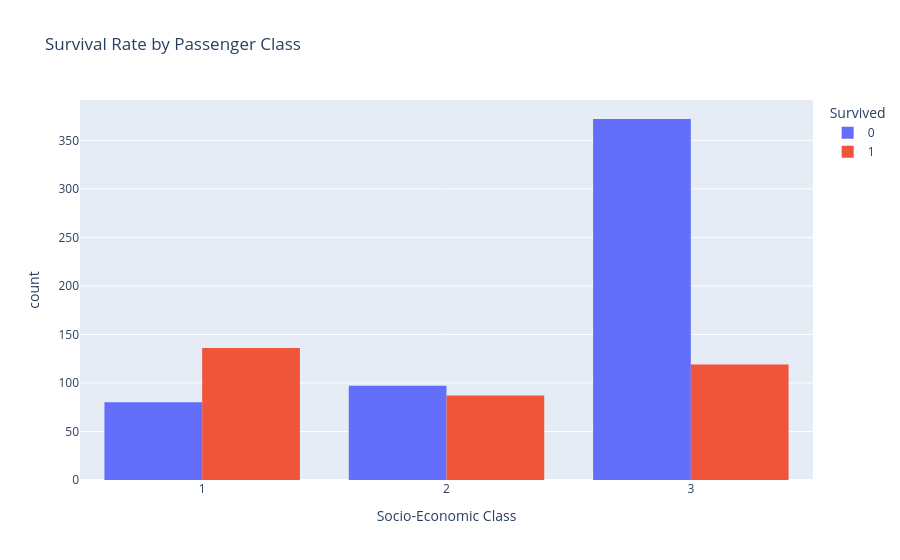

Notebook code for this chart:
### Code cell
# Explanatory Data Analysis
fig = px.histogram(
    df,
    x="Pclass",
    color="Survived",
    barmode="group",
    title="Survival Rate by Passenger Class",
    labels={"Pclass": "Socio-Economic Class", "count": "Passenger Count"}
)

# Display the clart
fig.show()

### Figure 1 — Plotly figure (JSON) as saved in the notebook; plotly's stock layout.template omitted (floating-point values rounded to 4 significant figures; data arrays with more than 128 entries replaced by an {"elided": "..."} marker saying what was removed)
{"data": [{"alignmentgroup": "True", "bingroup": "x", "hovertemplate": "Survived=0<br>Socio-Economic Class=%{x}<br>count=%{y}<extra></extra>", "legendgroup": "0", "marker": {"color": "#636efa", "pattern": {"shape": ""}}, "name": "0", "offsetgroup": "0", "orientation": "v", "showlegend": true, "type": "histogram", "x": {"elided": "549 int values"}, "xaxis": "x", "yaxis": "y"}, {"alignmentgroup": "True", "bingroup": "x", "hovertemplate": "Survived=1<br>Socio-Economic Class=%{x}<br>count=%{y}<extra></extra>", "legendgroup": "1", "marker": {"color": "#EF553B", "pattern": {"shape": ""}}, "name": "1", "offsetgroup": "1", "orientation": "v", "showlegend": true, "type": "histogram", "x": {"elided": "342 int values"}, "xaxis": "x", "yaxis": "y"}], "layout": {"barmode": "group", "legend": {"title": {"text": "Survived"}, "tracegroupgap": 0}, "title": {"text": "Survival Rate by Passenger Class"}, "xaxis": {"anchor": "y", "domain": [0, 1], "title": {"text": "Socio-Economic Class"}}, "yaxis": {"anchor": "x", "domain": [0, 1], "title": {"text": "count"}}}}
